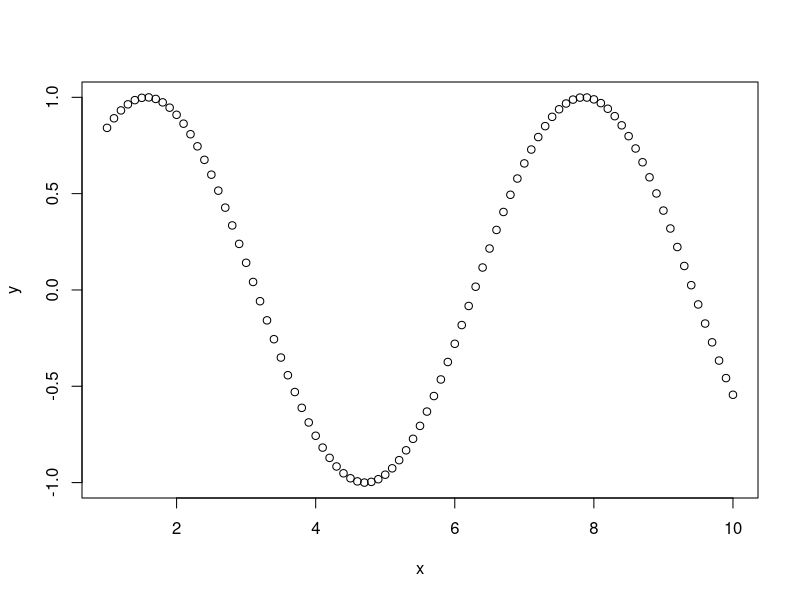
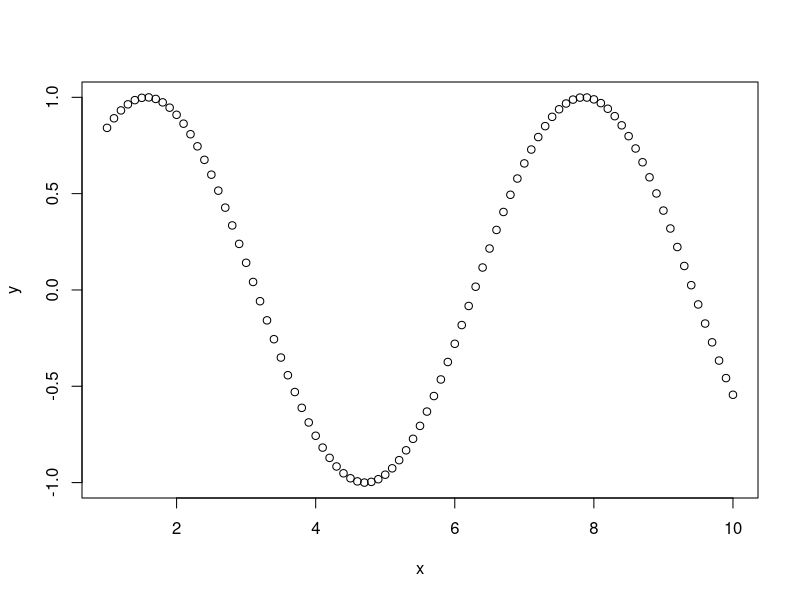
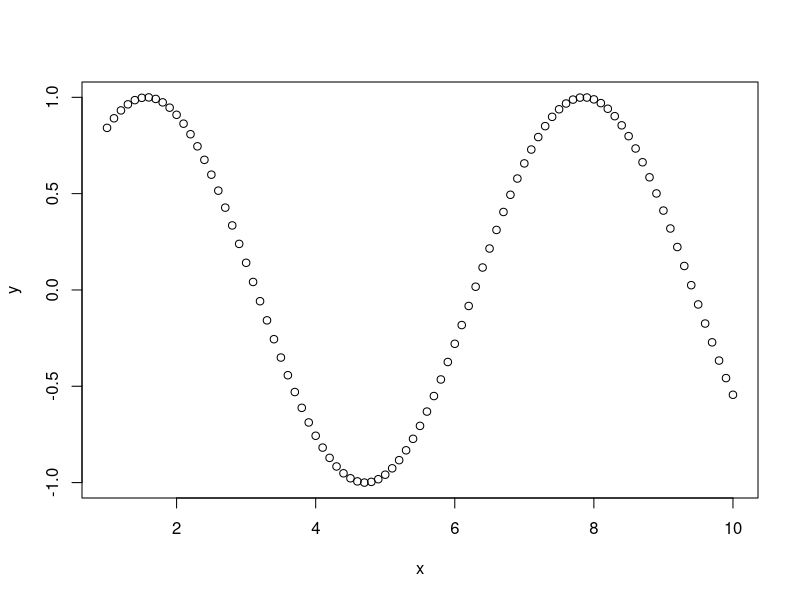

The R script that drew these images, in order:
## ---- chunk 1
x <- seq(1,10,by=0.1)
y <- sin(x)

png("myfigure.png")
plot(x,y)
dev.off()

# You can specify the output location, size, background color, etc..

png("figure/myfigure2.png", width=600, height=400, units="px", bg="light gray")
plot(x,y)
dev.off()

# Other options for graphic output include tiff, bmp, and jpeg
# See help file (i.e. ?png) for details

## ---- chunk 2

plot(x,y)

